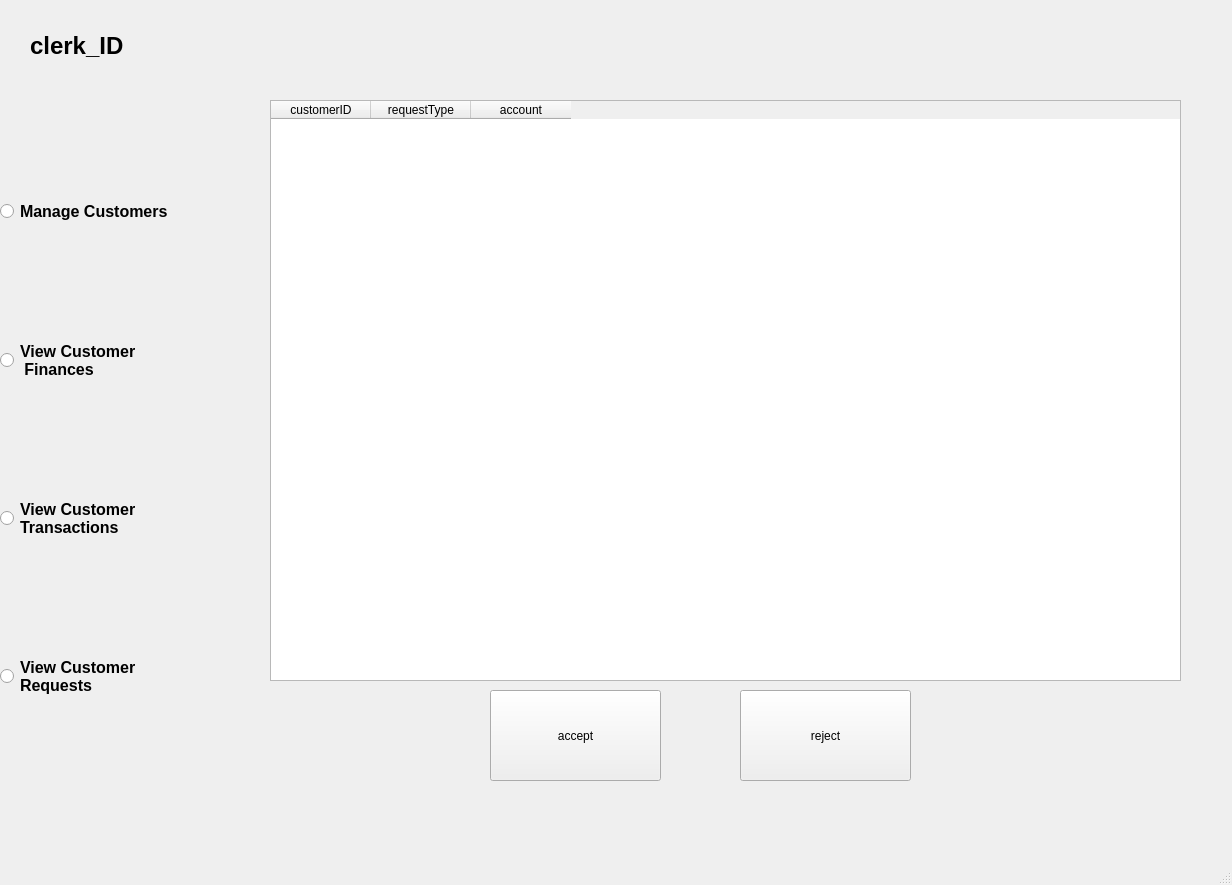
<?xml version="1.0" encoding="UTF-8"?>
<ui version="4.0">
 <class>MainWindow</class>
 <widget class="QMainWindow" name="MainWindow">
  <property name="geometry">
   <rect>
    <x>0</x>
    <y>0</y>
    <width>1232</width>
    <height>885</height>
   </rect>
  </property>
  <property name="windowTitle">
   <string>MainWindow</string>
  </property>
  <widget class="QWidget" name="main_widget">
   <widget class="QWidget" name="clerk_info" native="true">
    <property name="geometry">
     <rect>
      <x>0</x>
      <y>0</y>
      <width>1141</width>
      <height>91</height>
     </rect>
    </property>
    <widget class="QLabel" name="clerk_id">
     <property name="geometry">
      <rect>
       <x>30</x>
       <y>20</y>
       <width>141</width>
       <height>51</height>
      </rect>
     </property>
     <property name="font">
      <font>
       <pointsize>18</pointsize>
       <weight>75</weight>
       <bold>true</bold>
      </font>
     </property>
     <property name="text">
      <string>clerk_ID</string>
     </property>
    </widget>
   </widget>
   <widget class="QWidget" name="operations_widget" native="true">
    <property name="geometry">
     <rect>
      <x>0</x>
      <y>90</y>
      <width>261</width>
      <height>721</height>
     </rect>
    </property>
    <layout class="QVBoxLayout" name="verticalLayout_2">
     <item>
      <widget class="QRadioButton" name="manageCustomers_radio">
       <property name="font">
        <font>
         <pointsize>12</pointsize>
         <weight>75</weight>
         <bold>true</bold>
        </font>
       </property>
       <property name="text">
        <string>Manage Customers</string>
       </property>
      </widget>
     </item>
     <item>
      <widget class="QRadioButton" name="viewCustomerFinances_radio">
       <property name="font">
        <font>
         <pointsize>12</pointsize>
         <weight>75</weight>
         <bold>true</bold>
        </font>
       </property>
       <property name="text">
        <string>View Customer 
 Finances</string>
       </property>
      </widget>
     </item>
     <item>
      <widget class="QRadioButton" name="viewCusTransactions_radio">
       <property name="font">
        <font>
         <pointsize>12</pointsize>
         <weight>75</weight>
         <bold>true</bold>
        </font>
       </property>
       <property name="text">
        <string>View Customer 
Transactions</string>
       </property>
      </widget>
     </item>
     <item>
      <widget class="QRadioButton" name="viewCusRequests_radio">
       <property name="font">
        <font>
         <pointsize>12</pointsize>
         <weight>75</weight>
         <bold>true</bold>
        </font>
       </property>
       <property name="text">
        <string>View Customer 
Requests</string>
       </property>
      </widget>
     </item>
    </layout>
   </widget>
   <widget class="QStackedWidget" name="operations_stackedWidget">
    <property name="geometry">
     <rect>
      <x>260</x>
      <y>90</y>
      <width>951</width>
      <height>741</height>
     </rect>
    </property>
    <property name="currentIndex">
     <number>3</number>
    </property>
    <widget class="QWidget" name="PManage_customers">
     <widget class="QTableWidget" name="MC_table">
      <property name="geometry">
       <rect>
        <x>10</x>
        <y>10</y>
        <width>781</width>
        <height>571</height>
       </rect>
      </property>
      <column>
       <property name="text">
        <string>customerID</string>
       </property>
      </column>
      <column>
       <property name="text">
        <string>firstName</string>
       </property>
      </column>
      <column>
       <property name="text">
        <string>LastName</string>
       </property>
      </column>
      <column>
       <property name="text">
        <string>email</string>
       </property>
      </column>
      <column>
       <property name="text">
        <string>phoneNum</string>
       </property>
      </column>
      <column>
       <property name="text">
        <string>TC</string>
       </property>
      </column>
      <column>
       <property name="text">
        <string>Address</string>
       </property>
      </column>
     </widget>
     <widget class="QPushButton" name="deleteCustomer_button">
      <property name="geometry">
       <rect>
        <x>650</x>
        <y>590</y>
        <width>141</width>
        <height>71</height>
       </rect>
      </property>
      <property name="text">
       <string>Delete Customer</string>
      </property>
     </widget>
     <widget class="QPushButton" name="addCustomer_button">
      <property name="geometry">
       <rect>
        <x>330</x>
        <y>590</y>
        <width>161</width>
        <height>71</height>
       </rect>
      </property>
      <property name="text">
       <string>Add Customer</string>
      </property>
     </widget>
     <widget class="QTextEdit" name="firstName_textEdit">
      <property name="geometry">
       <rect>
        <x>10</x>
        <y>590</y>
        <width>151</width>
        <height>31</height>
       </rect>
      </property>
      <property name="placeholderText">
       <string>firstName</string>
      </property>
     </widget>
     <widget class="QTextEdit" name="lastName_textEdit">
      <property name="geometry">
       <rect>
        <x>10</x>
        <y>630</y>
        <width>151</width>
        <height>31</height>
       </rect>
      </property>
      <property name="placeholderText">
       <string>lastName</string>
      </property>
     </widget>
     <widget class="QTextEdit" name="phoneNum_textEdit">
      <property name="geometry">
       <rect>
        <x>10</x>
        <y>670</y>
        <width>151</width>
        <height>31</height>
       </rect>
      </property>
      <property name="placeholderText">
       <string>phoneNum</string>
      </property>
     </widget>
     <widget class="QTextEdit" name="email_textEdit">
      <property name="geometry">
       <rect>
        <x>170</x>
        <y>590</y>
        <width>151</width>
        <height>31</height>
       </rect>
      </property>
      <property name="placeholderText">
       <string>email</string>
      </property>
     </widget>
     <widget class="QTextEdit" name="address_textEdit">
      <property name="geometry">
       <rect>
        <x>170</x>
        <y>670</y>
        <width>151</width>
        <height>71</height>
       </rect>
      </property>
      <property name="placeholderText">
       <string>Address</string>
      </property>
     </widget>
     <widget class="QTextEdit" name="TC_textEdit">
      <property name="geometry">
       <rect>
        <x>170</x>
        <y>630</y>
        <width>151</width>
        <height>31</height>
       </rect>
      </property>
      <property name="placeholderText">
       <string>TC</string>
      </property>
     </widget>
     <widget class="QPushButton" name="editCustomer_button">
      <property name="geometry">
       <rect>
        <x>500</x>
        <y>590</y>
        <width>141</width>
        <height>71</height>
       </rect>
      </property>
      <property name="text">
       <string>Edit Customer</string>
      </property>
     </widget>
    </widget>
    <widget class="QWidget" name="PCustomer_finances">
     <widget class="QTableWidget" name="finances_table">
      <property name="geometry">
       <rect>
        <x>10</x>
        <y>10</y>
        <width>901</width>
        <height>661</height>
       </rect>
      </property>
      <column>
       <property name="text">
        <string>customerID</string>
       </property>
      </column>
      <column>
       <property name="text">
        <string>income</string>
       </property>
      </column>
      <column>
       <property name="text">
        <string>expense</string>
       </property>
      </column>
      <column>
       <property name="text">
        <string>totalBalance</string>
       </property>
      </column>
     </widget>
    </widget>
    <widget class="QWidget" name="PCustomer_transactions">
     <widget class="QTableWidget" name="transactions_table">
      <property name="geometry">
       <rect>
        <x>10</x>
        <y>40</y>
        <width>941</width>
        <height>691</height>
       </rect>
      </property>
      <property name="iconSize">
       <size>
        <width>0</width>
        <height>0</height>
       </size>
      </property>
      <attribute name="horizontalHeaderMinimumSectionSize">
       <number>65</number>
      </attribute>
      <column>
       <property name="text">
        <string>date</string>
       </property>
      </column>
      <column>
       <property name="text">
        <string>source customer ID</string>
       </property>
      </column>
      <column>
       <property name="text">
        <string>recepient customer ID</string>
       </property>
      </column>
      <column>
       <property name="text">
        <string>source account</string>
       </property>
      </column>
      <column>
       <property name="text">
        <string>recepient account</string>
       </property>
      </column>
      <column>
       <property name="text">
        <string>type</string>
       </property>
      </column>
      <column>
       <property name="text">
        <string>total</string>
       </property>
      </column>
      <column>
       <property name="text">
        <string>source balance</string>
       </property>
      </column>
      <column>
       <property name="text">
        <string>recepient balance</string>
       </property>
      </column>
     </widget>
     <widget class="QComboBox" name="customer_comboBox">
      <property name="geometry">
       <rect>
        <x>720</x>
        <y>10</y>
        <width>231</width>
        <height>20</height>
       </rect>
      </property>
     </widget>
    </widget>
    <widget class="QWidget" name="PCustomer_requests">
     <widget class="QTableWidget" name="customerRequests_table">
      <property name="geometry">
       <rect>
        <x>10</x>
        <y>10</y>
        <width>911</width>
        <height>581</height>
       </rect>
      </property>
      <column>
       <property name="text">
        <string>customerID</string>
       </property>
      </column>
      <column>
       <property name="text">
        <string>requestType</string>
       </property>
      </column>
      <column>
       <property name="text">
        <string>account</string>
       </property>
      </column>
     </widget>
     <widget class="QPushButton" name="accept_button">
      <property name="geometry">
       <rect>
        <x>230</x>
        <y>600</y>
        <width>171</width>
        <height>91</height>
       </rect>
      </property>
      <property name="text">
       <string>accept</string>
      </property>
     </widget>
     <widget class="QPushButton" name="reject_button">
      <property name="geometry">
       <rect>
        <x>480</x>
        <y>600</y>
        <width>171</width>
        <height>91</height>
       </rect>
      </property>
      <property name="text">
       <string>reject</string>
      </property>
     </widget>
    </widget>
   </widget>
  </widget>
  <widget class="QMenuBar" name="menubar">
   <property name="geometry">
    <rect>
     <x>0</x>
     <y>0</y>
     <width>1232</width>
     <height>26</height>
    </rect>
   </property>
  </widget>
  <widget class="QStatusBar" name="statusbar"/>
 </widget>
 <resources/>
 <connections/>
</ui>
